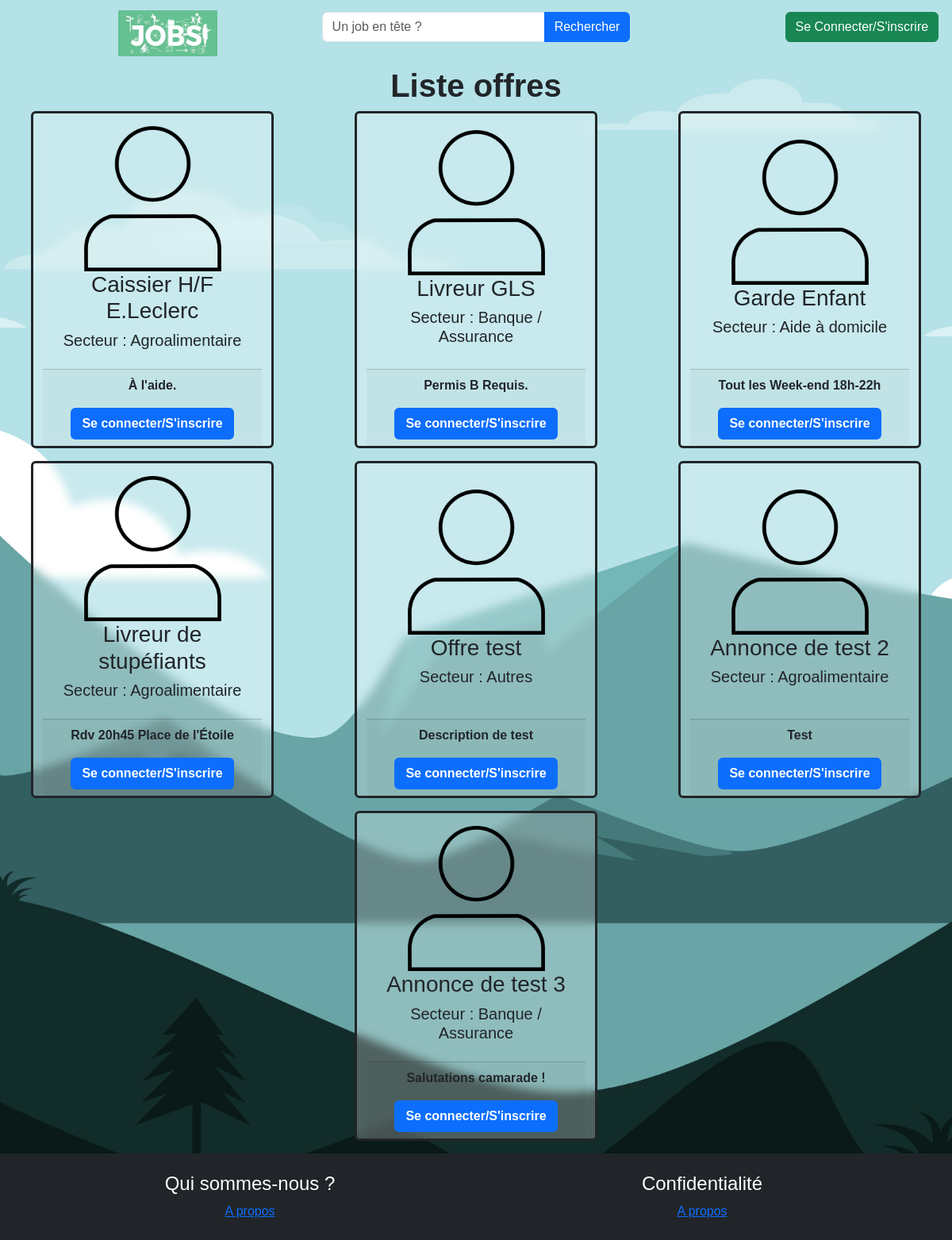
Page /controleur/lesOffres.php on the committed database.
### tables this page shows
CREATE TABLE `offre` (
  `idOffre` int(11) NOT NULL,
  `intitoffre` varchar(255) NOT NULL,
  `idAct` int(11) NOT NULL,
  `lieuTravail` varchar(100) NOT NULL,
  `idContrat` int(11) NOT NULL,
  `debutPeriod` date NOT NULL,
  `finPeriod` date DEFAULT NULL,
  `descOffre` text NOT NULL,
  `idEmployeur` int(11) NOT NULL,
  `idValidation` tinyint(1) NOT NULL DEFAULT 0,
  `datePublication` date NOT NULL DEFAULT current_timestamp()
);

CREATE TABLE `activite` (
  `idAct` int(11) NOT NULL,
  `intitAct` varchar(100) NOT NULL
);

### controleur/lesOffres.php (called while the page is built)
<?php
    include_once('modele/mod_annonces.php');
    $lesOffres = getOffers();
    include_once('vue/vue_listeOffres.php');

### modele/mod_annonces.php (called while the page is built, shortened)
<?php
function getOffers(){
    $bdd = db_connect();
    $req = $bdd->prepare("SELECT * FROM offre JOIN activite ON offre.idAct = activite.idAct");
    $req->execute();
    return $req->fetchAll();
}
?>

### vue/vue_listeOffres.php (the view)
<?php
    include "vue/vue_entete.php";
?>
    <h1 class="title fw-bold">Liste offres</h1>
    <section class="list-students">
      <div class="cards">
          <div class="row justify-content-around mb-3">
                      <?php
                            $comptage = 0;
                            foreach($lesOffres as $uneOffre)
                            {
                              $idOffre = $uneOffre['idOffre'];
                              $intitOffre = $uneOffre['intitoffre'];
                              $secteur = $uneOffre['intitAct'];
                              $description = $uneOffre['descOffre'];
                      ?>
                                <div class="card text-center fw-bold col-3 border-3 border-dark">
                                    <div class="card-body d-flex flex-column justify-content-center align-items-center">
                                        <img src="vue/images/user.png" alt="Etudiant" class="img-student w-75">
                                        <h3 class="student-name"><?= $intitOffre ?></h3>
                                        <h5 class="student-name">Secteur : <?= $secteur ?></h5>
                                    </div>
                                    <div class="card-footer">
                                      <p class="card-text"><?= $description ?></p>
                                      <?php if($isConnected): ?>
                                      <a href="index.php?section=uneOffre&idOffre=<?= $idOffre ?>" class="btn btn-primary fw-bold border-2">En savoir plus</a>
                                      <?php else: ?>
                                      <a href="index.php?section=login" class="btn btn-primary fw-bold border-2">Se connecter/S'inscrire</a>
                                      <?php endif; ?>
                                    </div>
                                </div>
                      <?php
                              $comptage++;
                              if ($comptage>=3){
                                $comptage = 0;
                      ?>
                                </div>
                              </div>
                                <div class="cards">
                                  <div class="row justify-content-around mb-3">
                      <?php
                              }
                            }
                      ?>
          </div>
      </div>
  </section>
<?php include_once("vue/vue_footer.php"); ?>

### vue/css/style.css (style rules this page uses)
* { margin: 0; padding: 0; box-sizing: border-box; font-family: sans-serif; }
body { background:url("../images/wallpaper2.jpg") no-repeat; height: 100vh; background-size: cover; background-position: center center; background-attachment: fixed; display: flex; flex-direction: column; align-items: center; position: relative; padding: 15px; }
.title { font-size: 40px; font-weight: bold; }
.cards>.row>.card { backdrop-filter: blur(6px) !important; background-color: #ffffff42 !important; }

### rows in the picture
offre: intitoffre "Caissier H/F E.Leclerc", idAct.intitAct "Agroalimentaire", descOffre "À l'aide."
offre: intitoffre "Livreur GLS", idAct.intitAct "Banque / Assurance", descOffre "Permis B Requis."
offre: intitoffre "Garde Enfant", idAct.intitAct "Aide à domicile", descOffre "Tout les Week-end 18h-22h"
offre: intitoffre "Livreur de stupéfiants", idAct.intitAct "Agroalimentaire", descOffre "Rdv 20h45 Place de l'Étoile"
offre: intitoffre "Offre test", idAct.intitAct "Autres", descOffre "Description de test"
offre: intitoffre "Annonce de test 2", idAct.intitAct "Agroalimentaire", descOffre "Test"
offre: intitoffre "Annonce de test 3", idAct.intitAct "Banque / Assurance", descOffre "Salutations camarade !"
